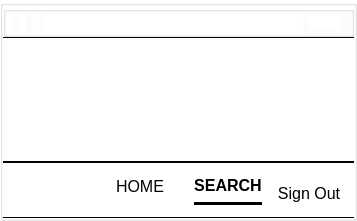
     <widget class="QGroupBox" name="header">
      <property name="sizePolicy">
       <sizepolicy hsizetype="Expanding" vsizetype="Preferred">
        <horstretch>0</horstretch>
        <verstretch>0</verstretch>
       </sizepolicy>
      </property>
      <property name="maximumSize">
       <size>
        <width>16777215</width>
        <height>241</height>
       </size>
      </property>
      <property name="styleSheet">
       <string notr="true">background-color:white;</string>
      </property>
      <property name="title">
       <string/>
      </property>
      <layout class="QVBoxLayout" name="verticalLayout_3">
       <property name="spacing">
        <number>0</number>
       </property>
       <property name="leftMargin">
        <number>0</number>
       </property>
       <property name="topMargin">
        <number>0</number>
       </property>
       <property name="rightMargin">
        <number>0</number>
       </property>
       <property name="bottomMargin">
        <number>0</number>
       </property>
       <item>
        <layout class="QVBoxLayout" name="headerVLayout">
         <property name="spacing">
          <number>0</number>
         </property>
         <item>
          <widget class="QGroupBox" name="heder1">
           <property name="sizePolicy">
            <sizepolicy hsizetype="Expanding" vsizetype="Preferred">
             <horstretch>0</horstretch>
             <verstretch>0</verstretch>
            </sizepolicy>
           </property>
           <property name="styleSheet">
            <string notr="true">*{
	background-color:white;
	border-bottom: 2px solid black;
}

#BinusLabel{
border:none;
}

#InternLabel{
border:none;
}

#MoreLabel{
border:none;
}

#Profilepng{
border:none;
}</string>
           </property>
           <property name="title">
            <string/>
           </property>
           <layout class="QHBoxLayout" name="horizontalLayout_4">
            <property name="leftMargin">
             <number>0</number>
            </property>
            <property name="topMargin">
             <number>0</number>
            </property>
            <property name="rightMargin">
             <number>10</number>
            </property>
            <property name="bottomMargin">
             <number>0</number>
            </property>
            <item>
             <layout class="QHBoxLayout" name="heder1HLayout">
              <item>
               <widget class="QLabel" name="MoreLabel">
                <property name="maximumSize">
                 <size>
                  <width>50</width>
                  <height>50</height>
                 </size>
                </property>
                <property name="text">
                 <string/>
                </property>
                <property name="pixmap">
                 <pixmap>assets/aa.jpg</pixmap>
                </property>
                <property name="scaledContents">
                 <bool>true</bool>
                </property>
                <property name="margin">
                 <number>10</number>
                </property>
               </widget>
              </item>
              <item>
               <widget class="QLabel" name="BinusLabel">
                <property name="maximumSize">
                 <size>
                  <width>180</width>
                  <height>39</height>
                 </size>
                </property>
                <property name="baseSize">
                 <size>
                  <width>1</width>
                  <height>0</height>
                 </size>
                </property>
                <property name="text">
                 <string/>
                </property>
                <property name="pixmap">
                 <pixmap resource="test.qrc">:/logo/assets/binuslogo.jpg</pixmap>
                </property>
                <property name="scaledContents">
                 <bool>true</bool>
                </property>
               </widget>
              </item>
              <item>
               <widget class="QLabel" name="InternLabel">
                <property name="maximumSize">
                 <size>
                  <width>300</width>
                  <height>30</height>
                 </size>
                </property>
                <property name="text">
                 <string/>
                </property>
                <property name="pixmap">
                 <pixmap resource="test.qrc">:/logo/assets/intern.jpg</pixmap>
                </property>
                <property name="scaledContents">
                 <bool>true</bool>
                </property>
               </widget>
              </item>
             </layout>
            </item>
            <item>
             <widget class="QGroupBox" name="BlenkH1">
              <property name="sizePolicy">
               <sizepolicy hsizetype="Expanding" vsizetype="Expanding">
                <horstretch>0</horstretch>
                <verstretch>0</verstretch>
               </sizepolicy>
              </property>
              <property name="styleSheet">
               <string notr="true">border: none;</string>
              </property>
              <property name="title">
               <string/>
              </property>
             </widget>
            </item>
            <item>
             <widget class="QPushButton" name="ProfButton">
              <property name="sizePolicy">
               <sizepolicy hsizetype="Fixed" vsizetype="Fixed">
                <horstretch>0</horstretch>
                <verstretch>0</verstretch>
               </sizepolicy>
              </property>
              <property name="styleSheet">
               <string notr="true">border:none;</string>
              </property>
              <property name="text">
               <string/>
              </property>
              <property name="icon">
               <iconset resource="test.qrc">
                <normaloff>:/logo/assets/1A.jpg</normaloff>:/logo/assets/1A.jpg</iconset>
              </property>
              <property name="iconSize">
               <size>
                <width>45</width>
                <height>45</height>
               </size>
              </property>
             </widget>
            </item>
           </layout>
          </widget>
         </item>
         <item>
          <widget class="QGroupBox" name="heder2">
           <property name="sizePolicy">
            <sizepolicy hsizetype="Expanding" vsizetype="Preferred">
             <horstretch>0</horstretch>
             <verstretch>0</verstretch>
            </sizepolicy>
           </property>
           <property name="minimumSize">
            <size>
             <width>0</width>
             <height>125</height>
            </size>
           </property>
           <property name="styleSheet">
            <string notr="true">*{
	border-top: 0.5px solid black;
	border-bottom: 0.5px solid black;
}</string>
           </property>
           <property name="title">
            <string/>
           </property>
           <widget class="QLabel" name="BinusLogo">
            <property name="geometry">
             <rect>
              <x>40</x>
              <y>0</y>
              <width>181</width>
              <height>125</height>
             </rect>
            </property>
            <property name="text">
             <string/>
            </property>
            <property name="pixmap">
             <pixmap resource="test.qrc">:/logo/assets/login2.jpg</pixmap>
            </property>
            <property name="scaledContents">
             <bool>true</bool>
            </property>
           </widget>
          </widget>
         </item>
         <item>
          <widget class="QGroupBox" name="heder3">
           <property name="sizePolicy">
            <sizepolicy hsizetype="Expanding" vsizetype="Preferred">
             <horstretch>100</horstretch>
             <verstretch>0</verstretch>
            </sizepolicy>
           </property>
           <property name="maximumSize">
            <size>
             <width>16777215</width>
             <height>56</height>
            </size>
           </property>
           <property name="styleSheet">
            <string notr="true">*{
	border-top: 0.5px solid black;
	border-bottom: 0.5px solid black;
}</string>
           </property>
           <property name="title">
            <string/>
           </property>
           <property name="alignment">
            <set>Qt::AlignRight|Qt::AlignTrailing|Qt::AlignVCenter</set>
           </property>
           <layout class="QHBoxLayout" name="horizontalLayout_2">
            <item>
             <widget class="QGroupBox" name="BLenk">
              <property name="sizePolicy">
               <sizepolicy hsizetype="Minimum" vsizetype="Expanding">
                <horstretch>0</horstretch>
                <verstretch>0</verstretch>
               </sizepolicy>
              </property>
              <property name="styleSheet">
               <string notr="true">border:none;</string>
              </property>
              <layout class="QHBoxLayout" name="horizontalLayout" stretch="0,0,0">
               <property name="sizeConstraint">
                <enum>QLayout::SetMaximumSize</enum>
               </property>
               <property name="leftMargin">
                <number>0</number>
               </property>
               <property name="topMargin">
                <number>0</number>
               </property>
               <property name="rightMargin">
                <number>0</number>
               </property>
               <property name="bottomMargin">
                <number>0</number>
               </property>
               <item>
                <widget class="QGroupBox" name="heder3HLayout">
                 <property name="styleSheet">
                  <string notr="true">border:none;
border-color: white;</string>
                 </property>
                 <property name="title">
                  <string/>
                 </property>
                 <property name="alignment">
                  <set>Qt::AlignCenter</set>
                 </property>
                 <layout class="QHBoxLayout" name="horizontalLayout_3">
                  <property name="spacing">
                   <number>30</number>
                  </property>
                  <property name="leftMargin">
                   <number>100</number>
                  </property>
                  <property name="topMargin">
                   <number>0</number>
                  </property>
                  <property name="rightMargin">
                   <number>0</number>
                  </property>
                  <property name="bottomMargin">
                   <number>0</number>
                  </property>
                  <item>
                   <widget class="QPushButton" name="HomeButton">
                    <property name="sizePolicy">
                     <sizepolicy hsizetype="Fixed" vsizetype="Fixed">
                      <horstretch>0</horstretch>
                      <verstretch>0</verstretch>
                     </sizepolicy>
                    </property>
                    <property name="font">
                     <font>
                      <pointsize>12</pointsize>
                     </font>
                    </property>
                    <property name="styleSheet">
                     <string notr="true">border: none;
padding-bottom:10px;</string>
                    </property>
                    <property name="text">
                     <string>HOME</string>
                    </property>
                   </widget>
                  </item>
                  <item>
                   <widget class="QPushButton" name="SearchButton">
                    <property name="sizePolicy">
                     <sizepolicy hsizetype="Preferred" vsizetype="Preferred">
                      <horstretch>0</horstretch>
                      <verstretch>0</verstretch>
                     </sizepolicy>
                    </property>
                    <property name="font">
                     <font>
                      <pointsize>12</pointsize>
                      <weight>75</weight>
                      <bold>true</bold>
                      <underline>false</underline>
                     </font>
                    </property>
                    <property name="styleSheet">
                     <string notr="true">border: none;
border-bottom: 3px solid black;
padding-bottom:10px;</string>
                    </property>
                    <property name="text">
                     <string>SEARCH</string>
                    </property>
                   </widget>
                  </item>
                 </layout>
                </widget>
               </item>
               <item>
                <widget class="QGroupBox" name="BlankH3">
                 <property name="sizePolicy">
                  <sizepolicy hsizetype="Expanding" vsizetype="Preferred">
                   <horstretch>0</horstretch>
                   <verstretch>0</verstretch>
                  </sizepolicy>
                 </property>
                 <property name="minimumSize">
                  <size>
                   <width>0</width>
                   <height>0</height>
                  </size>
                 </property>
                 <property name="maximumSize">
                  <size>
                   <width>16777215</width>
                   <height>30</height>
                  </size>
                 </property>
                 <property name="styleSheet">
                  <string notr="true">border:none;</string>
                 </property>
                 <property name="title">
                  <string/>
                 </property>
                </widget>
               </item>
               <item>
                <widget class="QPushButton" name="SignOutButton">
                 <property name="sizePolicy">
                  <sizepolicy hsizetype="Preferred" vsizetype="Minimum">
                   <horstretch>0</horstretch>
                   <verstretch>0</verstretch>
                  </sizepolicy>
                 </property>
                 <property name="minimumSize">
                  <size>
                   <width>0</width>
                   <height>30</height>
                  </size>
                 </property>
                 <property name="font">
                  <font>
                   <pointsize>12</pointsize>
                  </font>
                 </property>
                 <property name="layoutDirection">
                  <enum>Qt::RightToLeft</enum>
                 </property>
                 <property name="styleSheet">
                  <string notr="true">border:none;</string>
                 </property>
                 <property name="text">
                  <string>Sign Out</string>
                 </property>
                 <property name="icon">
                  <iconset resource="test.qrc">
                   <normaloff>:/logo/assets/log-out.svg</normaloff>:/logo/assets/log-out.svg</iconset>
                 </property>
                 <property name="iconSize">
                  <size>
                   <width>30</width>
                   <height>30</height>
                  </size>
                 </property>
                 <property name="checkable">
                  <bool>false</bool>
                 </property>
                 <property name="checked">
                  <bool>false</bool>
                 </property>
                </widget>
               </item>
              </layout>
             </widget>
            </item>
           </layout>
          </widget>
         </item>
        </layout>
       </item>
      </layout>
     </widget>
